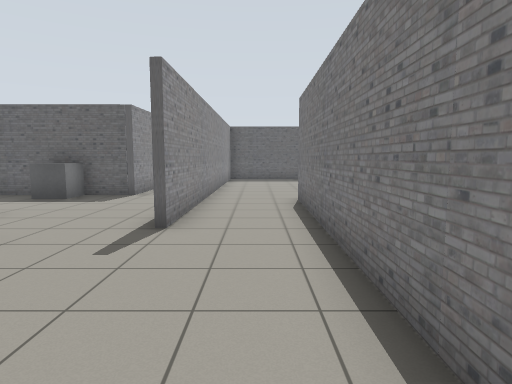
view 1 (above)

24 first-person views from a walk through a Gazebo world. The camera is 1.2 m above the floor, tilts 6° down and sees 75° across. Floor lines are 1 m apart. The floor is counted in squares, 1 m on a side. Each view is taken from the middle of a square. On the plan, view 1 faces up. The plan holds only what a view shows up to about 13 squares ahead; the rest is blank. The place goes on beyond the plan. Simple shapes stand in for some stock models. Some surface patterns are stand-ins.

view 2
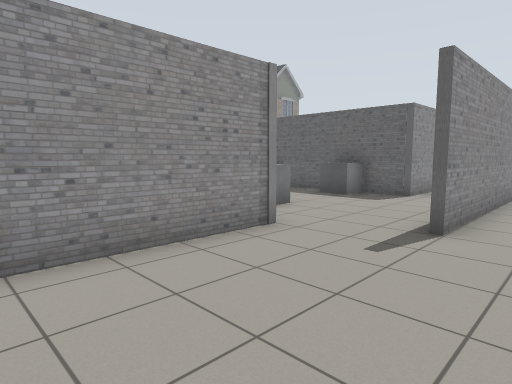

view 3
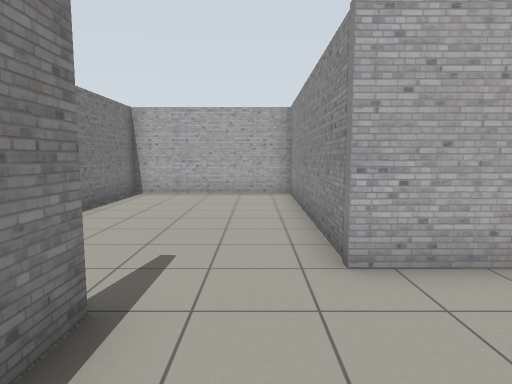

view 4
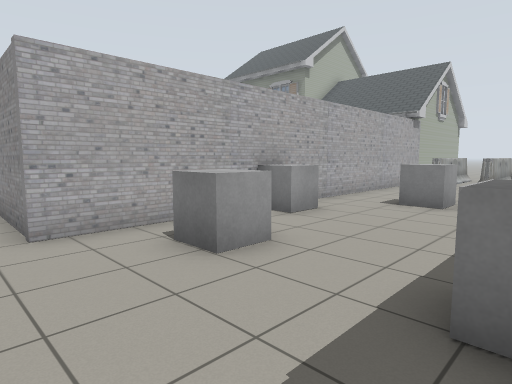

view 5
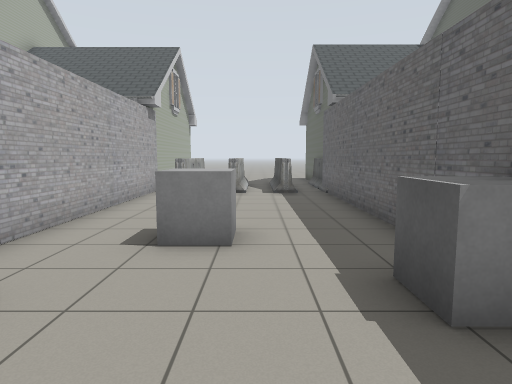

view 6
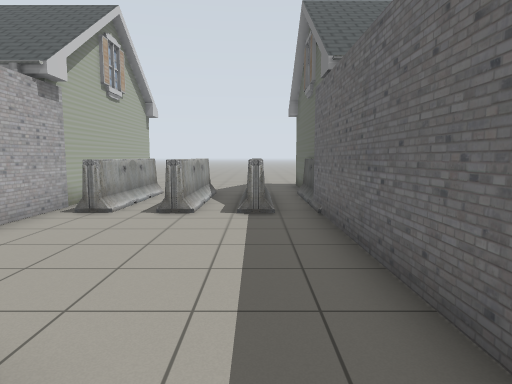

view 7
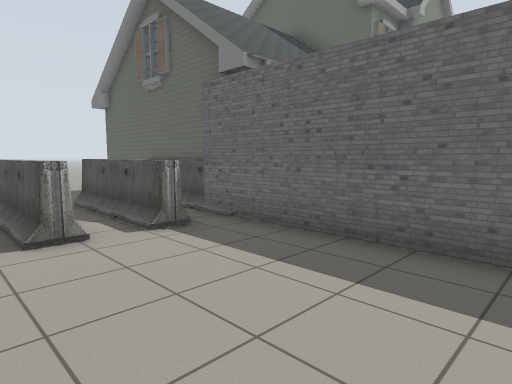

view 8
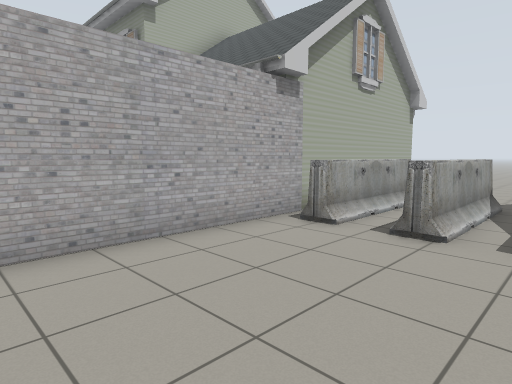

view 9
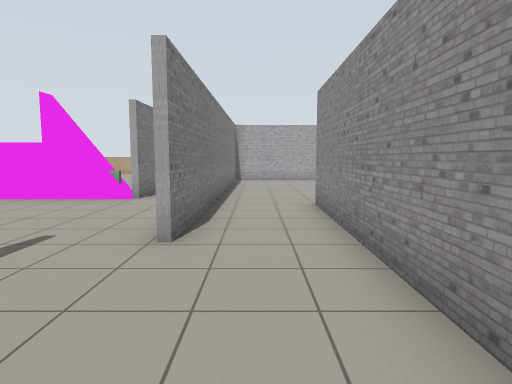

view 10
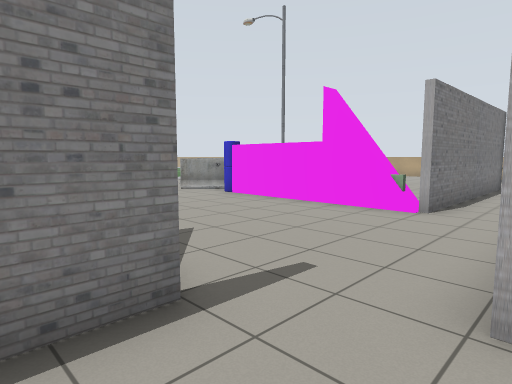

view 11
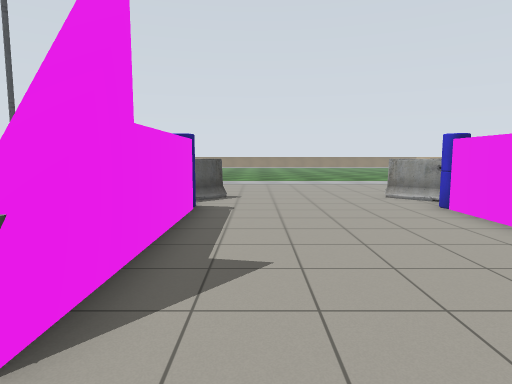

view 12
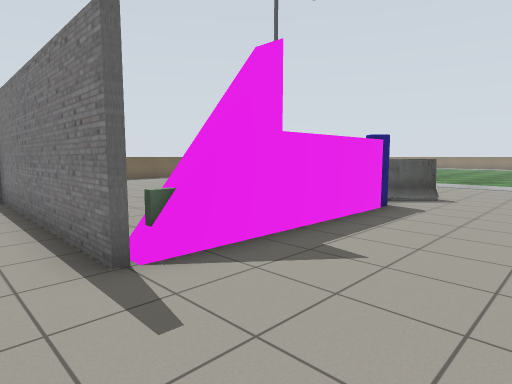

view 13
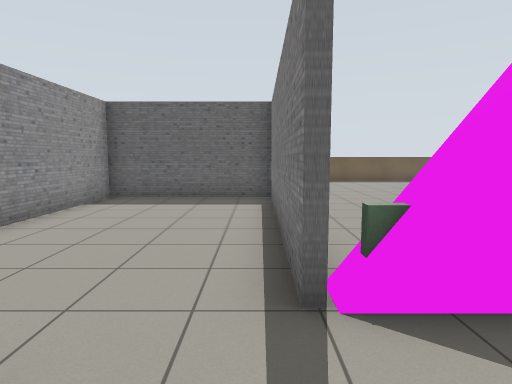

view 14
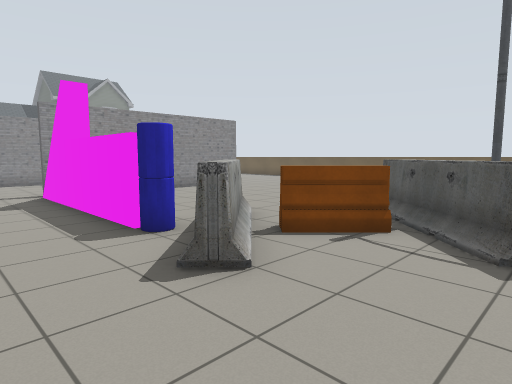

view 15
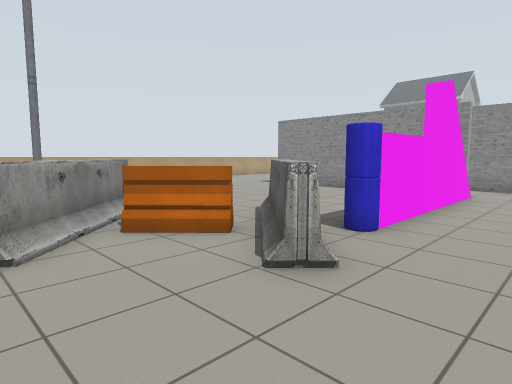

view 16
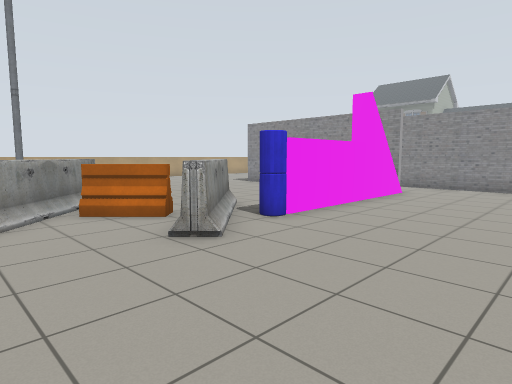

view 17
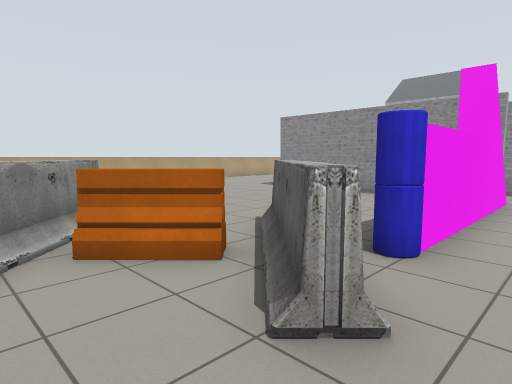

view 18
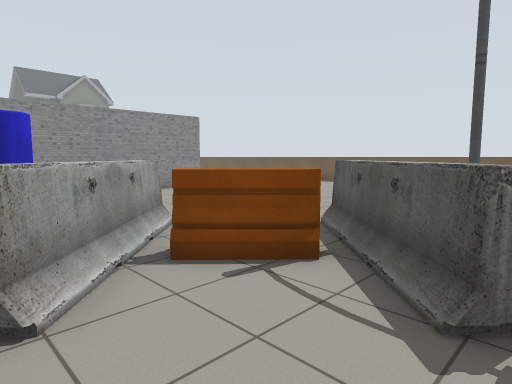

view 19
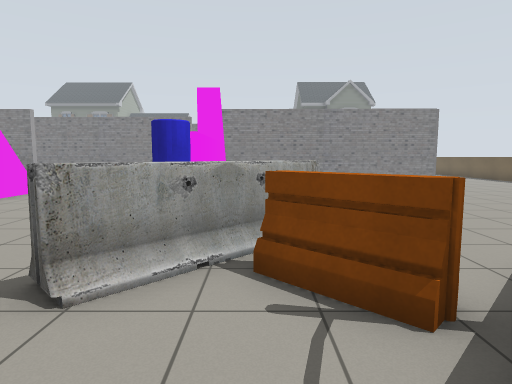

view 20
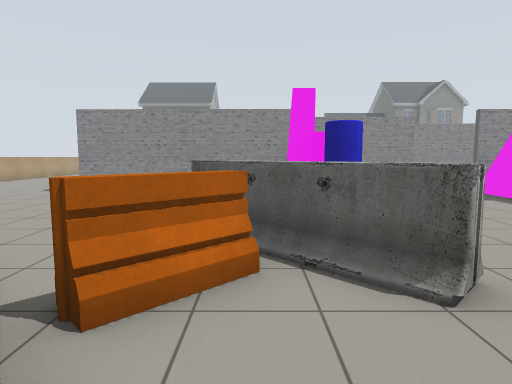

view 21
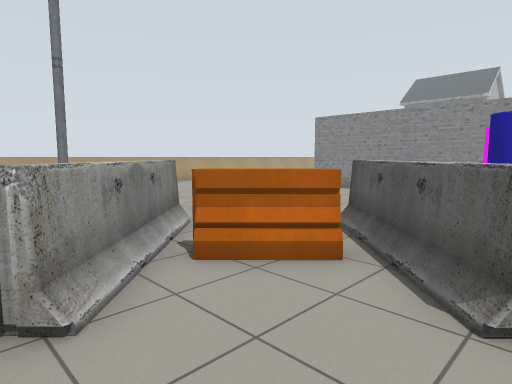

view 22
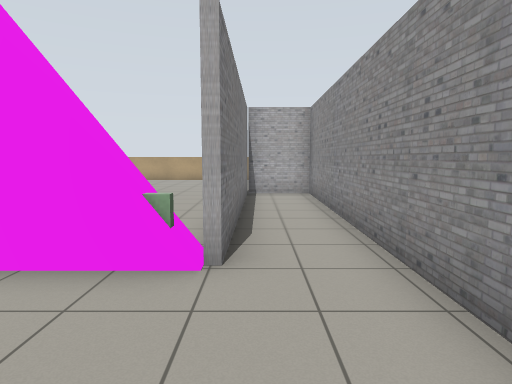

view 23
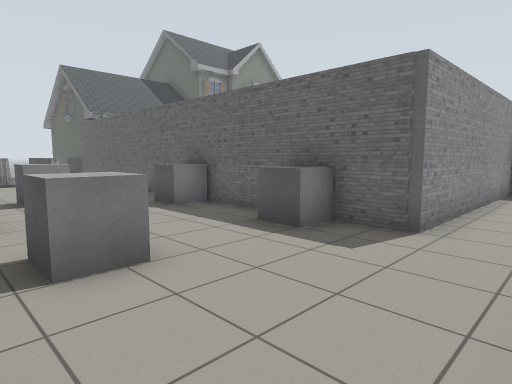

view 24
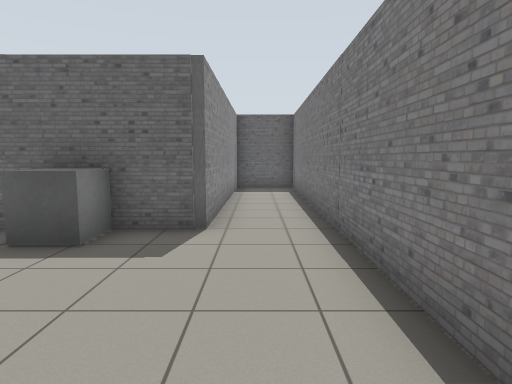

### Floor plan
Key: @ floor where view 1 was taken; # wall or solid block; . floor; B grey box; A barrier; H house; M magenta block; O other object.
Columns run from 21 left of view 1 to 15 right of it. Each row starts with its distance up from view 1.
 25                                 ###
 24
 23
 22
 21                            ...
 20    H                     ......
 19    H                     ......
 18    H             ######## ......
 17 HHHH             #.#....# .......
 16                  #.#....#........
 15                  #.#....#........AA
 14                  #.#....#........AAA
 13                  #.#....#.....AA A.AA
 12                  #.#....#.   ..AA....
 11 AAAA            ##.#....##MMMMMMAA...
 10 ...########BB##BB..#.............A...
  9 AAAA...............#..#..............
  8 ...................#..#..............
  7 AAAA.....B.....B...#..#..............
  6 AAAA...........B...#..#..............
  5    A........B.........#..........A...
  4   OO##############....#.#MMMMMMMAA...
  3                  #....#.#.  ...AA....
  2                  #....#.#.....AA A.AA
  1                  #....#.#........AAA
  0                  #...@#.#........AA
 -1                  #....#.#........
 -2 HHH              #....#.# .......
 -3                  ######## ......
 -4                          ...  .
 -5                        .....
 -6                        ..
 -7
 -8
 -9
-10                                 ###

Positions as (right, up) in squares from view 1, and headings:
1: (0, 0), facing up
2: (0, 0), facing up-left
3: (-3, 8), facing down
4: (-3, 10), facing down-left
5: (-7, 8), facing left
6: (-11, 9), facing left
7: (-13, 6), facing up-left
8: (-13, 9), facing down-left
9: (0, 14), facing down
10: (1, 12), facing down-right
11: (2, 9), facing right
12: (2, 7), facing up-right
13: (3, 8), facing up
14: (15, 8), facing up-left
15: (15, 7), facing down-left
16: (15, 9), facing down-left
17: (14, 6), facing down-left
18: (15, 10), facing up-left
19: (15, 12), facing left
20: (15, 3), facing left
21: (15, 5), facing down-left
22: (3, 8), facing down
23: (-2, 5), facing up-left
24: (-3, 5), facing up
